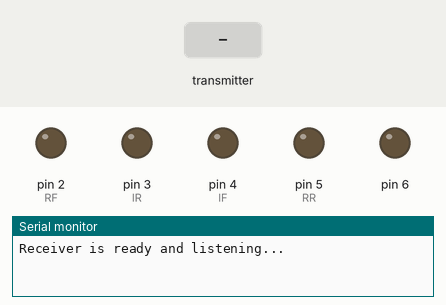
Simulated run of this sketch. Board: Arduino Uno, built with avr-gcc and run on an emulated ATmega328P. On the bench: output pins drawn as LEDs (lit = HIGH), the last lines printed to the serial monitor. Inputs (shaded band) come from the test bench. No radio packets arrive unless stated.

Above: at 1.2 s.
1.3 s: the transmitter starts sending spray = 256
At 2.0 s:
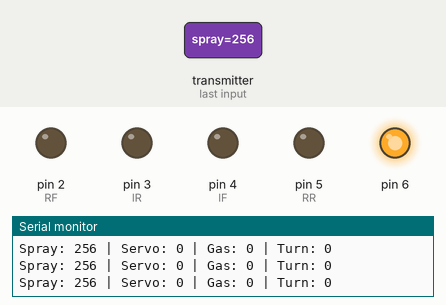
2.8 s: the transmitter starts sending gas = 256
At 3.2 s:
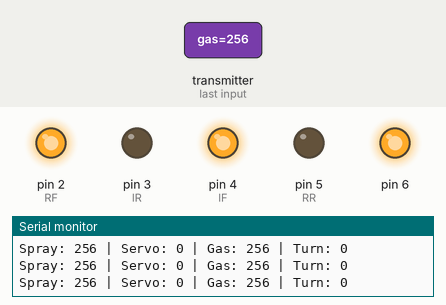
4.3 s: the transmitter starts sending turn = 1023
At 5.5 s:
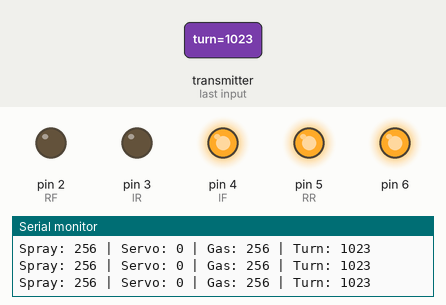
5.8 s: the transmitter starts sending spray = 0
At 6.7 s:
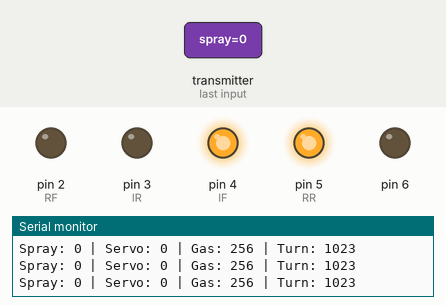
7.3 s: the transmitter starts sending turn = 0
At 7.9 s:
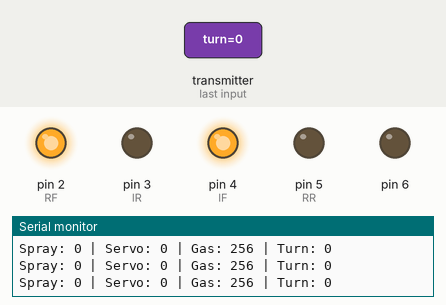
Timing chart, 0 to 10.3 s (numbered marks = the images above; inputs shaded):
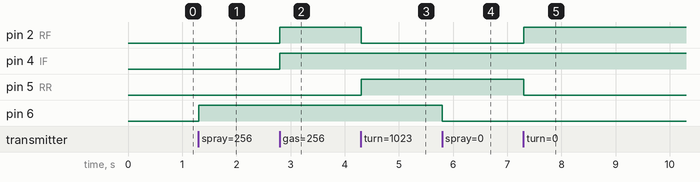

Measured:
- after the input at 1.3 s, pin 6: LOW → HIGH at once
- after the input at 2.8 s, pin 2 (RF), pin 4 (lF): LOW → HIGH at once
- after the input at 4.3 s, pin 2 (RF): HIGH → LOW at once; pin 5 (RR): LOW → HIGH at once
- after the input at 5.8 s, pin 6: HIGH → LOW at once
- after the input at 7.3 s, pin 2 (RF): LOW → HIGH at once; pin 5 (RR): HIGH → LOW at once

The sketch:

reciever.ino
```cpp
#include <SPI.h>
#include <nRF24L01.h>
#include <RF24.h>

#define lF 4  // Left Forward
#define lR 3  // Left Reverse
#define RF 2  // Right Forward
#define RR 5  // Right Reverse

const uint64_t pipeIn = 0xE9E8F0F0E1LL;  // Same address as in the transmitter
RF24 radio(10, 9);  // CE, CSN pins

struct Signal {
  int spray;
  int servo;
  int gas;   // Adjusted to int to allow mapping range -255 to +255
  int turn;  // Adjusted to int to allow mapping range -255 to +255
};

Signal data;

void setup() {
  Serial.begin(9600);
  if (!radio.begin()) {
    Serial.println("Radio initialization failed!");
    while (1);
  }
  radio.openReadingPipe(1, pipeIn);
  radio.setAutoAck(false);
  radio.setCRCLength(RF24_CRC_8);
  radio.setDataRate(RF24_250KBPS);
  radio.setPALevel(RF24_PA_MAX);
  radio.setChannel(108);
  radio.startListening();
  Serial.println("Receiver is ready and listening...");

  pinMode(lF, OUTPUT);
  pinMode(lR, OUTPUT);
  pinMode(RF, OUTPUT);
  pinMode(RR, OUTPUT);
  pinMode(6, OUTPUT);
}

void loop() {
  if (radio.available()) {
    radio.read(&data, sizeof(Signal));

    // Print the received values to the Serial Monitor
    Serial.print("Spray: ");
    Serial.print(data.spray);
    Serial.print(" | Servo: ");
    Serial.print(data.servo);
    Serial.print(" | Gas: ");
    Serial.print(data.gas);
    Serial.print(" | Turn: ");
    Serial.println(data.turn);

    // Motor Control Logic
    if (data.gas > 0) { // Move forward
      digitalWrite(lF, HIGH);
      digitalWrite(RF, HIGH);
      digitalWrite(lR, LOW);
      digitalWrite(RR, LOW);
    } else if (data.gas < 0) { // Move backward
      digitalWrite(lF, LOW);
      digitalWrite(RF, LOW);
      digitalWrite(lR, HIGH);
      digitalWrite(RR, HIGH);
    } else { // Stop motors if gas is zero
      digitalWrite(lF, LOW);
      digitalWrite(RF, LOW);
      digitalWrite(lR, LOW);
      digitalWrite(RR, LOW);
    }

    // Turn control
    if (data.turn < 0) { // Turn left
      digitalWrite(lF, LOW);   // Stop left forward
      digitalWrite(lR, HIGH);  // Reverse left motor
      digitalWrite(RF, HIGH);  // Move right motor forward
      digitalWrite(RR, LOW);   // Stop right reverse
    } else if (data.turn > 0) { // Turn right
      digitalWrite(lF, HIGH);  // Move left motor forward
      digitalWrite(lR, LOW);   // Stop left reverse
      digitalWrite(RF, LOW);   // Stop right forward
      digitalWrite(RR, HIGH);  // Reverse right motor
    }
     if(data.spray >10){
      digitalWrite(6,HIGH);
     }
     if(data.spray <10){
      digitalWrite(6,LOW);
     }
    // Fine-tune the turning logic to prevent conflicts when moving forward or backward
    if (data.gas != 0 && data.turn == 0) {
      // Allow straight movement without turning adjustments
      digitalWrite(lF, data.gas > 0 ? HIGH : LOW);
      digitalWrite(RF, data.gas > 0 ? HIGH : LOW);
      digitalWrite(lR, data.gas < 0 ? HIGH : LOW);
      digitalWrite(RR, data.gas < 0 ? HIGH : LOW);
    }

  }
}
```
